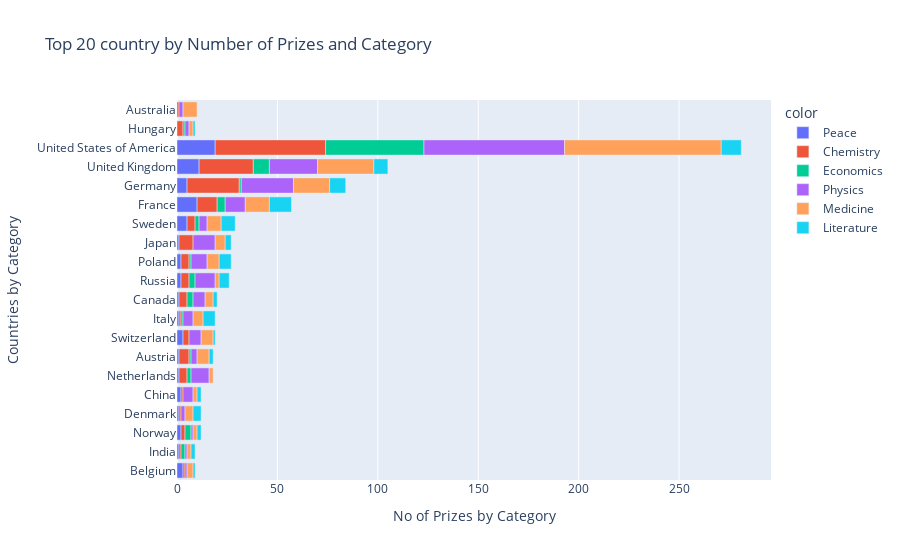

Here is the notebook cell this chart was saved with:
### Code cell
# merged_grp = merged_grp.sort_values(by='Total_country_prize')
total_prize_bar = px.bar(
    x=merged_grp.prize_by_categry,
    y=merged_grp.birth_country_current,
    color=merged_grp.category,
    orientation='h',
    title='Top 20 country by Number of Prizes and Category',
    
    )

total_prize_bar.update_layout(
    xaxis_title='No of Prizes by Category',
    yaxis_title='Countries by Category'
)

total_prize_bar.show()

### Figure 1 — Plotly figure (JSON) as saved in the notebook; plotly's stock layout.template omitted (floating-point values rounded to 4 significant figures)
{"data": [{"alignmentgroup": "True", "hovertemplate": "color=Peace<br>x=%{x}<br>y=%{y}<extra></extra>", "legendgroup": "Peace", "marker": {"color": "#636efa", "pattern": {"shape": ""}}, "name": "Peace", "offsetgroup": "Peace", "orientation": "h", "showlegend": true, "textposition": "auto", "type": "bar", "x": [3, 1, 2, 1, 2, 1, 1, 3, 1, 1, 2, 2, 1, 5, 10, 5, 11, 19], "xaxis": "x", "y": ["Belgium", "India", "Norway", "Denmark", "China", "Netherlands", "Austria", "Switzerland", "Italy", "Canada", "Russia", "Poland", "Japan", "Sweden", "France", "Germany", "United Kingdom", "United States of America"], "yaxis": "y"}, {"alignmentgroup": "True", "hovertemplate": "color=Chemistry<br>x=%{x}<br>y=%{y}<extra></extra>", "legendgroup": "Chemistry", "marker": {"color": "#EF553B", "pattern": {"shape": ""}}, "name": "Chemistry", "offsetgroup": "Chemistry", "orientation": "h", "showlegend": true, "textposition": "auto", "type": "bar", "x": [3, 1, 1, 1, 2, 1, 1, 5, 4, 3, 1, 4, 4, 7, 4, 4, 10, 26, 27, 55], "xaxis": "x", "y": ["Hungary", "India", "Belgium", "Australia", "Norway", "Denmark", "China", "Austria", "Netherlands", "Switzerland", "Italy", "Canada", "Russia", "Japan", "Poland", "Sweden", "France", "Germany", "United Kingdom", "United States of America"], "yaxis": "y"}, {"alignmentgroup": "True", "hovertemplate": "color=Economics<br>x=%{x}<br>y=%{y}<extra></extra>", "legendgroup": "Economics", "marker": {"color": "#00cc96", "pattern": {"shape": ""}}, "name": "Economics", "offsetgroup": "Economics", "orientation": "h", "showlegend": true, "textposition": "auto", "type": "bar", "x": [1, 2, 3, 1, 2, 1, 3, 3, 1, 2, 4, 1, 8, 49], "xaxis": "x", "y": ["Hungary", "India", "Norway", "Austria", "Netherlands", "Italy", "Canada", "Russia", "Poland", "Sweden", "France", "Germany", "United Kingdom", "United States of America"], "yaxis": "y"}, {"alignmentgroup": "True", "hovertemplate": "color=Physics<br>x=%{x}<br>y=%{y}<extra></extra>", "legendgroup": "Physics", "marker": {"color": "#ab63fa", "pattern": {"shape": ""}}, "name": "Physics", "offsetgroup": "Physics", "orientation": "h", "showlegend": true, "textposition": "auto", "type": "bar", "x": [1, 1, 2, 2, 2, 5, 1, 3, 9, 5, 6, 6, 10, 8, 11, 4, 10, 26, 24, 70], "xaxis": "x", "y": ["India", "Belgium", "Hungary", "Australia", "Denmark", "China", "Norway", "Austria", "Netherlands", "Italy", "Switzerland", "Canada", "Russia", "Poland", "Japan", "Sweden", "France", "Germany", "United Kingdom", "United States of America"], "yaxis": "y"}, {"alignmentgroup": "True", "hovertemplate": "color=Medicine<br>x=%{x}<br>y=%{y}<extra></extra>", "legendgroup": "Medicine", "marker": {"color": "#FFA15A", "pattern": {"shape": ""}}, "name": "Medicine", "offsetgroup": "Medicine", "orientation": "h", "showlegend": true, "textposition": "auto", "type": "bar", "x": [2, 3, 2, 7, 2, 4, 2, 6, 2, 5, 6, 4, 2, 6, 5, 7, 12, 18, 28, 78], "xaxis": "x", "y": ["India", "Belgium", "Hungary", "Australia", "Norway", "Denmark", "China", "Austria", "Netherlands", "Italy", "Switzerland", "Canada", "Russia", "Poland", "Japan", "Sweden", "France", "Germany", "United Kingdom", "United States of America"], "yaxis": "y"}, {"alignmentgroup": "True", "hovertemplate": "color=Literature<br>x=%{x}<br>y=%{y}<extra></extra>", "legendgroup": "Literature", "marker": {"color": "#19d3f3", "pattern": {"shape": ""}}, "name": "Literature", "offsetgroup": "Literature", "orientation": "h", "showlegend": true, "textposition": "auto", "type": "bar", "x": [2, 1, 1, 2, 2, 4, 2, 1, 6, 2, 5, 6, 3, 7, 11, 8, 7, 10], "xaxis": "x", "y": ["India", "Belgium", "Hungary", "Norway", "China", "Denmark", "Austria", "Switzerland", "Italy", "Canada", "Russia", "Poland", "Japan", "Sweden", "France", "Germany", "United Kingdom", "United States of America"], "yaxis": "y"}], "layout": {"autosize": true, "barmode": "relative", "legend": {"title": {"text": "color"}, "tracegroupgap": 0}, "title": {"text": "Top 20 country by Number of Prizes and Category"}, "xaxis": {"anchor": "y", "autorange": true, "domain": [0, 1], "range": [0, 295.8], "title": {"text": "No of Prizes by Category"}, "type": "linear"}, "yaxis": {"anchor": "x", "autorange": true, "domain": [0, 1], "range": [-0.5, 19.5], "title": {"text": "Countries by Category"}, "type": "category"}}}
